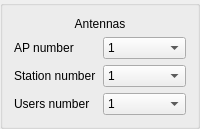
              <widget class="QGroupBox" name="groupbox_antennas">
               <property name="title">
                <string/>
               </property>
               <layout class="QVBoxLayout" name="verticalLayout_3">
                <item>
                 <layout class="QGridLayout" name="antennas">
                  <item row="1" column="0">
                   <layout class="QHBoxLayout" name="ap_number_2">
                    <item>
                     <widget class="QLabel" name="label_antennas_ap_number">
                      <property name="text">
                       <string>AP number</string>
                      </property>
                     </widget>
                    </item>
                    <item>
                     <widget class="QComboBox" name="comboBox_ap_number">
                      <item>
                       <property name="text">
                        <string>1</string>
                       </property>
                      </item>
                      <item>
                       <property name="text">
                        <string>2</string>
                       </property>
                      </item>
                      <item>
                       <property name="text">
                        <string>3</string>
                       </property>
                      </item>
                      <item>
                       <property name="text">
                        <string>4</string>
                       </property>
                      </item>
                      <item>
                       <property name="text">
                        <string>5</string>
                       </property>
                      </item>
                      <item>
                       <property name="text">
                        <string>6</string>
                       </property>
                      </item>
                      <item>
                       <property name="text">
                        <string>7</string>
                       </property>
                      </item>
                      <item>
                       <property name="text">
                        <string>8</string>
                       </property>
                      </item>
                     </widget>
                    </item>
                   </layout>
                  </item>
                  <item row="0" column="0">
                   <widget class="QLabel" name="label_title_antennas">
                    <property name="sizePolicy">
                     <sizepolicy hsizetype="Minimum" vsizetype="Minimum">
                      <horstretch>0</horstretch>
                      <verstretch>0</verstretch>
                     </sizepolicy>
                    </property>
                    <property name="text">
                     <string>Antennas</string>
                    </property>
                    <property name="alignment">
                     <set>Qt::AlignCenter</set>
                    </property>
                   </widget>
                  </item>
                  <item row="2" column="0">
                   <layout class="QHBoxLayout" name="station_number_2">
                    <item>
                     <widget class="QLabel" name="label_antennas_station_number">
                      <property name="text">
                       <string>Station number</string>
                      </property>
                     </widget>
                    </item>
                    <item>
                     <widget class="QComboBox" name="comboBox_station_number">
                      <item>
                       <property name="text">
                        <string>1</string>
                       </property>
                      </item>
                      <item>
                       <property name="text">
                        <string>2</string>
                       </property>
                      </item>
                      <item>
                       <property name="text">
                        <string>3</string>
                       </property>
                      </item>
                      <item>
                       <property name="text">
                        <string>4</string>
                       </property>
                      </item>
                      <item>
                       <property name="text">
                        <string>5</string>
                       </property>
                      </item>
                      <item>
                       <property name="text">
                        <string>6</string>
                       </property>
                      </item>
                      <item>
                       <property name="text">
                        <string>7</string>
                       </property>
                      </item>
                      <item>
                       <property name="text">
                        <string>8</string>
                       </property>
                      </item>
                     </widget>
                    </item>
                   </layout>
                  </item>
                  <item row="3" column="0">
                   <layout class="QHBoxLayout" name="users_number_2">
                    <item>
                     <widget class="QLabel" name="label_antennas_users_number">
                      <property name="text">
                       <string>Users number</string>
                      </property>
                     </widget>
                    </item>
                    <item>
                     <widget class="QComboBox" name="comboBox_users_number">
                      <item>
                       <property name="text">
                        <string>1</string>
                       </property>
                      </item>
                      <item>
                       <property name="text">
                        <string>2</string>
                       </property>
                      </item>
                      <item>
                       <property name="text">
                        <string>4</string>
                       </property>
                      </item>
                      <item>
                       <property name="text">
                        <string>8</string>
                       </property>
                      </item>
                      <item>
                       <property name="text">
                        <string>16</string>
                       </property>
                      </item>
                      <item>
                       <property name="text">
                        <string>32</string>
                       </property>
                      </item>
                      <item>
                       <property name="text">
                        <string>64</string>
                       </property>
                      </item>
                     </widget>
                    </item>
                   </layout>
                  </item>
                 </layout>
                </item>
               </layout>
              </widget>
